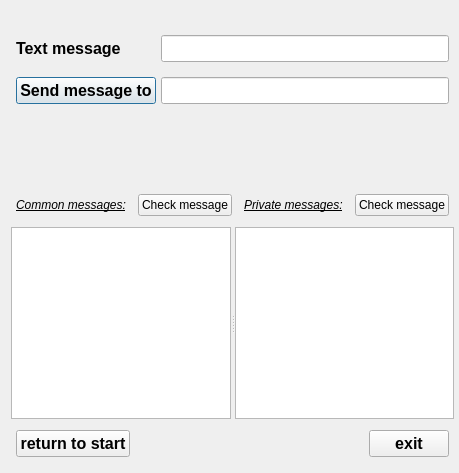
<?xml version="1.0" encoding="UTF-8"?>
<ui version="4.0">
 <class>chatForm</class>
 <widget class="QDialog" name="chatForm">
  <property name="geometry">
   <rect>
    <x>0</x>
    <y>0</y>
    <width>415</width>
    <height>473</height>
   </rect>
  </property>
  <property name="windowTitle">
   <string>Dialog</string>
  </property>
  <layout class="QVBoxLayout" name="verticalLayout">
   <property name="topMargin">
    <number>20</number>
   </property>
   <property name="rightMargin">
    <number>5</number>
   </property>
   <item>
    <layout class="QFormLayout" name="formLayout_2">
     <property name="horizontalSpacing">
      <number>5</number>
     </property>
     <property name="verticalSpacing">
      <number>15</number>
     </property>
     <property name="leftMargin">
      <number>5</number>
     </property>
     <property name="topMargin">
      <number>15</number>
     </property>
     <property name="rightMargin">
      <number>5</number>
     </property>
     <property name="bottomMargin">
      <number>5</number>
     </property>
     <item row="0" column="0">
      <widget class="QLabel" name="label">
       <property name="font">
        <font>
         <pointsize>12</pointsize>
         <bold>true</bold>
        </font>
       </property>
       <property name="text">
        <string>Text message</string>
       </property>
      </widget>
     </item>
     <item row="1" column="0">
      <widget class="QPushButton" name="sendMessage">
       <property name="font">
        <font>
         <pointsize>12</pointsize>
         <bold>true</bold>
        </font>
       </property>
       <property name="text">
        <string>Send message to</string>
       </property>
      </widget>
     </item>
     <item row="0" column="1">
      <widget class="QLineEdit" name="MessageEdit">
       <property name="font">
        <font>
         <pointsize>12</pointsize>
        </font>
       </property>
       <property name="text">
        <string/>
       </property>
      </widget>
     </item>
     <item row="1" column="1">
      <widget class="QLineEdit" name="sendToEdit">
       <property name="font">
        <font>
         <pointsize>12</pointsize>
        </font>
       </property>
      </widget>
     </item>
    </layout>
   </item>
   <item>
    <spacer name="verticalSpacer">
     <property name="orientation">
      <enum>Qt::Vertical</enum>
     </property>
     <property name="sizeHint" stdset="0">
      <size>
       <width>20</width>
       <height>40</height>
      </size>
     </property>
    </spacer>
   </item>
   <item>
    <layout class="QHBoxLayout" name="horizontalLayout_3">
     <property name="spacing">
      <number>12</number>
     </property>
     <property name="leftMargin">
      <number>5</number>
     </property>
     <property name="topMargin">
      <number>5</number>
     </property>
     <property name="rightMargin">
      <number>5</number>
     </property>
     <property name="bottomMargin">
      <number>5</number>
     </property>
     <item>
      <widget class="QLabel" name="label_2">
       <property name="font">
        <font>
         <italic>true</italic>
         <underline>true</underline>
        </font>
       </property>
       <property name="text">
        <string>Common messages:</string>
       </property>
      </widget>
     </item>
     <item>
      <widget class="QPushButton" name="LoadCommonMessage">
       <property name="text">
        <string>Check message</string>
       </property>
      </widget>
     </item>
     <item>
      <widget class="QLabel" name="label_3">
       <property name="font">
        <font>
         <italic>true</italic>
         <underline>true</underline>
        </font>
       </property>
       <property name="text">
        <string>Private messages:</string>
       </property>
      </widget>
     </item>
     <item>
      <widget class="QPushButton" name="loadPrivateMessage">
       <property name="text">
        <string>Check message</string>
       </property>
      </widget>
     </item>
    </layout>
   </item>
   <item>
    <widget class="QSplitter" name="splitter">
     <property name="orientation">
      <enum>Qt::Horizontal</enum>
     </property>
     <widget class="QTextBrowser" name="commonChat"/>
     <widget class="QTextBrowser" name="privateChat"/>
    </widget>
   </item>
   <item>
    <layout class="QHBoxLayout" name="horizontalLayout">
     <property name="leftMargin">
      <number>5</number>
     </property>
     <property name="topMargin">
      <number>5</number>
     </property>
     <property name="rightMargin">
      <number>5</number>
     </property>
     <property name="bottomMargin">
      <number>5</number>
     </property>
     <item>
      <widget class="QPushButton" name="returnToLoginForm">
       <property name="font">
        <font>
         <pointsize>12</pointsize>
         <bold>true</bold>
        </font>
       </property>
       <property name="text">
        <string>return to start</string>
       </property>
      </widget>
     </item>
     <item>
      <spacer name="horizontalSpacer">
       <property name="orientation">
        <enum>Qt::Horizontal</enum>
       </property>
       <property name="sizeHint" stdset="0">
        <size>
         <width>40</width>
         <height>20</height>
        </size>
       </property>
      </spacer>
     </item>
     <item>
      <widget class="QPushButton" name="exit">
       <property name="maximumSize">
        <size>
         <width>400</width>
         <height>16777215</height>
        </size>
       </property>
       <property name="font">
        <font>
         <pointsize>12</pointsize>
         <bold>true</bold>
        </font>
       </property>
       <property name="text">
        <string>exit</string>
       </property>
      </widget>
     </item>
    </layout>
   </item>
  </layout>
 </widget>
 <resources/>
 <connections/>
</ui>
